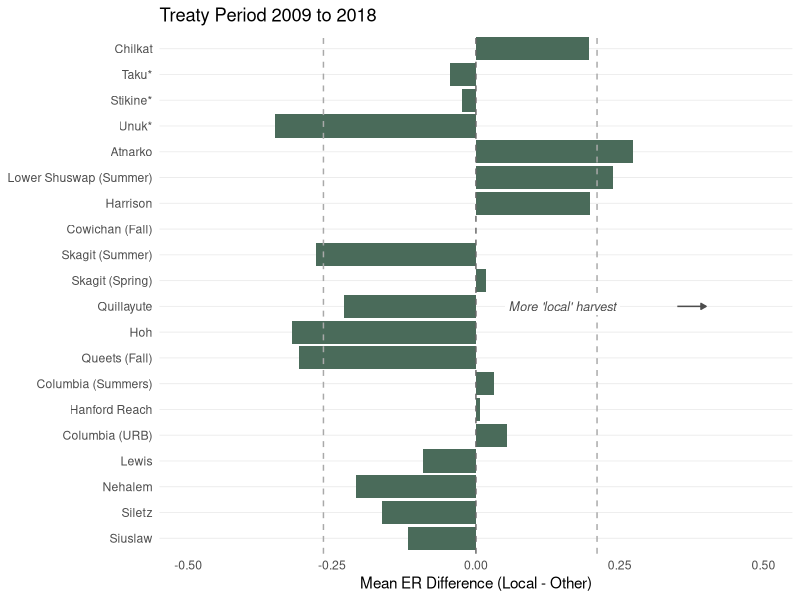
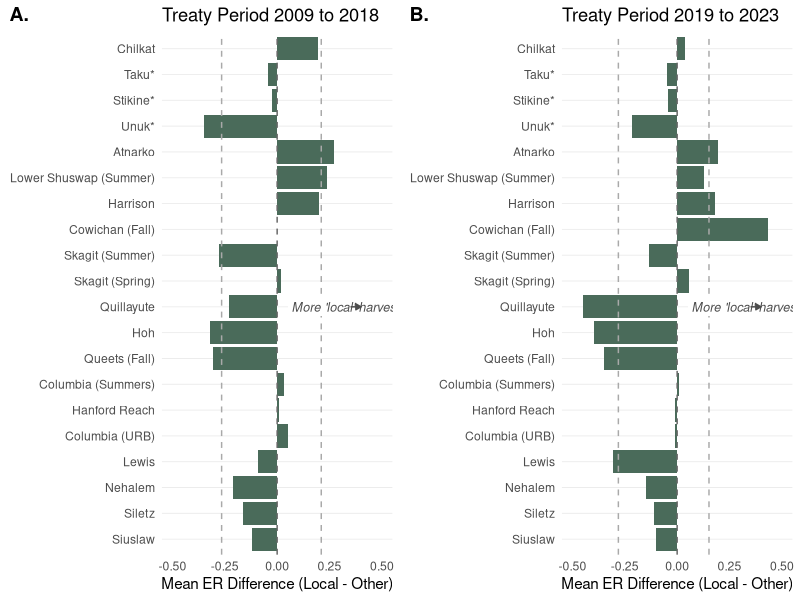

Generate these figures, in order, with R:
library(here)
library(tidyverse)
 
# PSC Chinook CWT indicator stocks: local ("home") vs away exploitation rate

# This script uses the PSC/CTC Appendix C calendar-year
# mortality distributions (adult-equivalent, AEQ) to compare, for each
# indicator stock and year, how much of its total exploitation rate (ER)
# was taken by fisheries in its "local" jurisdiction vs fisheries in non-local
# jurisdictions.  
 
data <- read_csv(here("data/PSC_CTC_Chinook_master_table_long.csv"))

# Home jurisdiction for each of the 20 indicator stocks ----------------
# Stikine, Taku, and Unuk rivers originate mostly in BC even though their
# mouths (and terminal fisheries) are in Southeast Alaska, so, their home
# jurisdiction is coded as British Columbia (flagged with * in plot labels because they are transboundary).
# Columbia River stocks are coded Washington due to the specific stocks included. 

home_lookup <- tribble(
  ~population,                      ~home_jurisdiction,     ~population_clean,
  "Chilkat River",                  "Alaska",               "Chilkat",
  "Unuk River",                     "British Columbia",     "Unuk*",
  "Stikine River",                  "British Columbia",     "Stikine*",
  "Taku River",                     "British Columbia",     "Taku*",
  "Atnarko River",                  "British Columbia",     "Atnarko",
  "Cowichan River Fall",            "British Columbia",     "Cowichan (Fall)",
  "Harrison River",                 "British Columbia",     "Harrison",
  "Lower Shuswap River Summer",     "British Columbia",     "Lower Shuswap (Summer)",
  "Hoh",                            "Washington",           "Hoh",
  "Queets Fall Fingerling",         "Washington",           "Queets (Fall)",
  "Quillayute",                     "Washington",           "Quillayute",
  "Skagit Spring Fingerling",       "Washington",           "Skagit (Spring)",
  "Skagit Summer Fingerling",       "Washington",           "Skagit (Summer)",
  "Columbia River Summers",         "Washington",           "Columbia (Summers)",
  "Columbia River Upriver Bright",  "Washington",           "Columbia (URB)",
  "Hanford Wild Brights",           "Washington",           "Hanford Reach",
  "Lewis River Wild",               "Washington",           "Lewis",
  "Nehalem",                        "Oregon",                "Nehalem",
  "Siletz",                         "Oregon",                "Siletz",
  "Siuslaw",                        "Oregon",                "Siuslaw"
)

stopifnot(setequal(home_lookup$population, unique(data$population)))

region_group_lookup <- tribble(
  ~home_jurisdiction,   ~region_group,
  "Alaska",             "AK",
  "British Columbia",   "BC",
  "Washington",         "WA",
  "Oregon",             "OR"
) %>% 
  mutate(region_group = factor(region_group, levels = c("AK", "BC", "WA", "OR")))

#   Fishery jurisdiction ----------------------------
# Map the fishery to jurisdiction that actually catches the fish.
# US terminal catch (`usterm_*`) is handled separately below because which
# US jurisdiction it represents depends on the stock (e.g., WA/OR
# terminal-area fisheries for that state's own stocks.

fishery_jurisdiction_lookup <- tribble(
  ~fishery,       ~fishery_jurisdiction,
  "seak_t",       "Alaska",
  "seak_n",       "Alaska",
  "seak_s",       "Alaska",
  "seakterm_t",   "Alaska",
  "seakterm_n",   "Alaska",
  "seakterm_s",   "Alaska",
  "nbc_t",        "British Columbia",
  "nbc_s",        "British Columbia",
  "wcvi_t",       "British Columbia",
  "wcvi_s",       "British Columbia",
  "nbcis_t",      "British Columbia",
  "nbcis_n",      "British Columbia",
  "nbcis_s",      "British Columbia",
  "sbcis_t",      "British Columbia",
  "sbcis_n",      "British Columbia",
  "sbcis_s",      "British Columbia",
  "canterm_n",    "British Columbia",
  "canterm_s",    "British Columbia",
  "nfalc_t",      "Washington",
  "nfalc_s",      "Washington",
  "wac_n",        "Washington",
  "ps_n",         "Washington",
  "ps_s",         "Washington",
  "sfalc_t",      "Oregon",
  "sfalc_s",      "Oregon"
)

# US terminal (`usterm_*`) catching jurisdiction, by population.
# For AK-mouth transboundary stocks this is effectively always 0 (their
# terminal catch shows up under seakterm_*, not usterm_*).
usterm_jurisdiction_lookup <- home_lookup %>%
  mutate(usterm_jurisdiction = case_when(
    population %in% c("Chilkat River", "Unuk River", "Stikine River", "Taku River") ~ "Alaska",
    home_jurisdiction == "British Columbia" ~ "Washington",  # boundary-area US interception of BC-origin fish
    TRUE ~ home_jurisdiction                                  # WA/OR/Columbia stocks: usterm = home-state terminal catch
  )) %>%
  dplyr::select(population, usterm_jurisdiction)

fishery_cols <- data %>%
  dplyr::select(starts_with("n_"), -n_stray, -n_esc_pct) %>%
  names()

catch_long <- data %>%
  dplyr::select(population, region, calendar_year, river_mouth_lat, escapement, total_er, all_of(fishery_cols)) %>%
  pivot_longer(all_of(fishery_cols), names_to = "fishery", values_to = "mort_frac") %>%
  dplyr::mutate(fishery = str_remove(fishery, "^n_")) %>%
  filter(!is.na(mort_frac), mort_frac != 0) %>%
  left_join(fishery_jurisdiction_lookup, by = "fishery") %>%
  left_join(usterm_jurisdiction_lookup, by = "population") %>%
  dplyr::mutate(fishery_jurisdiction = if_else(str_starts(fishery, "usterm"), usterm_jurisdiction, fishery_jurisdiction)) %>%
  dplyr::select(-usterm_jurisdiction) %>%
  left_join(home_lookup, by = "population") %>%
  dplyr::mutate(is_home = fishery_jurisdiction == home_jurisdiction)

## Per-stock, annual local vs away exploitation rate  ====== 
yearly_ratios <- catch_long %>%
  group_by(population, population_clean, home_jurisdiction, river_mouth_lat, calendar_year) %>%
  summarise(
    local_ER = sum(mort_frac[is_home], na.rm = TRUE),
    other_ER = sum(mort_frac[!is_home], na.rm = TRUE),
    .groups = "drop"
  ) %>%
  rename(year = calendar_year) %>%
  dplyr::mutate(
    TM = local_ER + other_ER,
    local_harvest_ratio = local_ER / TM,
    away_harvest_ratio  = other_ER / TM
  ) %>%
  arrange(population, year)

# 2024 is dropped: only 8 of 20 stocks had complete mortality distributions
# reported at the time this table was pulled.
yearly_ratios <- yearly_ratios %>% filter(year >= 2000, year <= 2023)
 
# Treaty Period 1: 2009-2018 =============================================================================
er_diff_data_p1 <- yearly_ratios %>%
  filter(year >= 2009, year <= 2018) %>%
  group_by(population, population_clean, home_jurisdiction, river_mouth_lat) %>%
  summarise(
    mean_local_ER = mean(local_ER, na.rm = TRUE),
    mean_other_ER = mean(other_ER, na.rm = TRUE),
    SD_local_ER = sd(local_ER, na.rm = TRUE),
    SD_other_ER = sd(other_ER, na.rm = TRUE),
    ER_diff = mean_local_ER - mean_other_ER,
    .groups = "drop"
  ) %>%
  left_join(region_group_lookup, by = "home_jurisdiction")

# Flag using +/- 1 SD of ER_diff within this period's own distribution
p1_stats <- er_diff_data_p1 %>%
  summarise(mean_ER_diff = mean(ER_diff, na.rm = TRUE), sd_ER_diff = sd(ER_diff, na.rm = TRUE))

er_diff_data_p1 <- er_diff_data_p1 %>%
  dplyr::mutate(
    er_diff_pct = ER_diff * 100,
    er_flag = case_when(
      ER_diff < (p1_stats$mean_ER_diff - p1_stats$sd_ER_diff) ~ "External >> Local (< -1 SD)",
      ER_diff > (p1_stats$mean_ER_diff + p1_stats$sd_ER_diff) ~ "Local >> External (> +1 SD)",
      TRUE ~ "Approximately Equal (+/- 1 SD)"
    ),
    er_flag = factor(er_flag, levels = c(
      "Local >> External (> +1 SD)",
      "Approximately Equal (+/- 1 SD)",
      "External >> Local (< -1 SD)"
    ))
  )

er_diff_data_p1 %>% count(er_flag)

a <- ggplot(er_diff_data_p1, aes(x = ER_diff, y = fct_reorder(population_clean, river_mouth_lat))) +
  geom_col(fill = "#4A6B5A") +
  geom_vline(xintercept = 0, linetype = "dashed", color = "gray40") +
  geom_vline(xintercept = p1_stats$mean_ER_diff - p1_stats$sd_ER_diff, linetype = "dashed", color = "darkgray") +
  geom_vline(xintercept = p1_stats$mean_ER_diff + p1_stats$sd_ER_diff, linetype = "dashed", color = "darkgray") +
  labs(
    title = "Treaty Period 2009 to 2018",
    x = "Mean ER Difference (Local - Other)",
    y = NULL
  ) +
  theme_minimal() +
  theme(
    panel.grid.minor = element_blank(),
    panel.grid.major.x = element_blank(),
    panel.grid.major.y = element_line(color = "grey92", linewidth = 0.3)
  ) +
  annotate("label", x = 0.05, y = 10, label = "More 'local' harvest",
           hjust = 0, size = 3.2, fontface = "italic",
           fill = "white", color = "gray30", label.size = 0) +
  annotate("segment", x = 0.35, xend = 0.4, y = 10, yend = 10,
           arrow = arrow(length = unit(0.15, "cm"), type = "closed"),
           color = "gray30", linewidth = 0.5) +
  scale_x_continuous(limits = c(-0.5, 0.5))
a

# Treaty Period 2: 2019 - 2023 (2024 removed) =============================================================================
er_diff_data_p2 <- yearly_ratios %>%
  filter(year >= 2019) %>%
  group_by(population, population_clean, home_jurisdiction, river_mouth_lat) %>%
  summarise(
    mean_local_ER = mean(local_ER, na.rm = TRUE),
    mean_other_ER = mean(other_ER, na.rm = TRUE),
    SD_local_ER = sd(local_ER, na.rm = TRUE),
    SD_other_ER = sd(other_ER, na.rm = TRUE),
    ER_diff = mean_local_ER - mean_other_ER,
    .groups = "drop"
  ) %>%
  left_join(region_group_lookup, by = "home_jurisdiction")

p2_stats <- er_diff_data_p2 %>%
  summarise(mean_ER_diff = mean(ER_diff, na.rm = TRUE), sd_ER_diff = sd(ER_diff, na.rm = TRUE))

er_diff_data_p2 <- er_diff_data_p2 %>%
  mutate(
    er_diff_pct = ER_diff * 100,
    er_flag = case_when(
      ER_diff < (p2_stats$mean_ER_diff - p2_stats$sd_ER_diff) ~ "External >> Local (< -1 SD)",
      ER_diff > (p2_stats$mean_ER_diff + p2_stats$sd_ER_diff) ~ "Local >> External (> +1 SD)",
      TRUE ~ "Approximately Equal (+/- 1 SD)"
    ),
    er_flag = factor(er_flag, levels = c(
      "Local >> External (> +1 SD)",
      "Approximately Equal (+/- 1 SD)",
      "External >> Local (< -1 SD)"
    ))
  )

er_diff_data_p2 %>% count(er_flag)

b <- ggplot(er_diff_data_p2, aes(x = ER_diff, y = fct_reorder(population_clean, river_mouth_lat))) +
  geom_col(fill = "#4A6B5A") +
  geom_vline(xintercept = 0, linetype = "dashed", color = "gray40") +
  geom_vline(xintercept = p2_stats$mean_ER_diff - p2_stats$sd_ER_diff, linetype = "dashed", color = "darkgray") +
  geom_vline(xintercept = p2_stats$mean_ER_diff + p2_stats$sd_ER_diff, linetype = "dashed", color = "darkgray") +
  labs(
    title = "Treaty Period 2019 to 2023",
    x = "Mean ER Difference (Local - Other)",
    y = NULL
  ) +
  theme_minimal() +
  theme(
    panel.grid.minor = element_blank(),
    panel.grid.major.x = element_blank(),
    panel.grid.major.y = element_line(color = "grey92", linewidth = 0.3)
  ) +
  annotate("label", x = 0.05, y = 10, label = "More 'local' harvest",
           hjust = 0, size = 3.2, fontface = "italic",
           fill = "white", color = "gray30", label.size = 0) +
  annotate("segment", x = 0.35, xend = 0.4, y = 10, yend = 10,
           arrow = arrow(length = unit(0.15, "cm"), type = "closed"),
           color = "gray30", linewidth = 0.5) +
  scale_x_continuous(limits = c(-0.5, 0.5))
 

fig_2 <- ggpubr::ggarrange(a, b, labels = c("A.", "B."), ncol = 2)
 
#
ggsave("output/plots/Figure_2.jpeg", fig_2, width = 12, height = 7)
